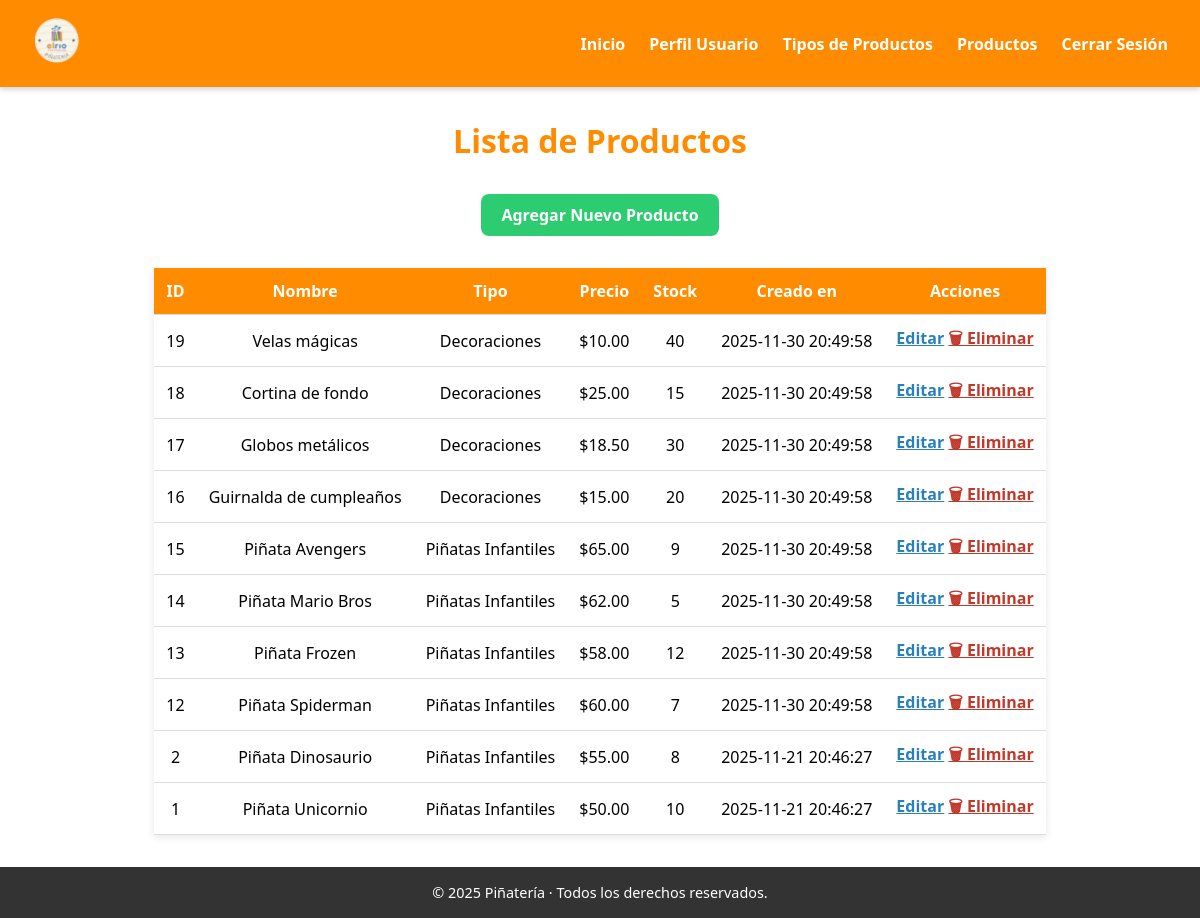
The app's page /frontend/productos/index.php (signed in) with its own data.
### tables this page shows
CREATE TABLE `productos` (
  `id` int(11) NOT NULL,
  `nombre` varchar(100) NOT NULL,
  `descripcion` text DEFAULT NULL,
  `precio` decimal(10,2) NOT NULL DEFAULT 0.00,
  `tipo_id` int(11) NOT NULL,
  `stock` int(11) DEFAULT 0,
  `creado_en` timestamp NOT NULL DEFAULT current_timestamp()
);

CREATE TABLE `tipos_productos` (
  `id` int(11) NOT NULL,
  `nombre` varchar(100) NOT NULL,
  `descripcion` text DEFAULT NULL,
  `creado_en` timestamp NOT NULL DEFAULT current_timestamp()
);

### frontend/productos/index.php (the view, shortened to what this page needs)
<?php
include '../../config/conexion.php';
$sql = "SELECT p.*, t.nombre AS tipo_nombre
        FROM productos p
        INNER JOIN tipos_productos t ON p.tipo_id = t.id
        ORDER BY p.id DESC";
$stmt = $conexion->prepare($sql);
$stmt->execute();
$resultado = $stmt->fetchAll(PDO::FETCH_ASSOC);
?>
<!DOCTYPE html>
<html lang="es">
<head>
    <link rel="stylesheet" href="../../assets/css/productos/produindex.css">
</head>
<body>
    <header>
        <div class="logo">
            <img src="../../assets/img/logo.png" alt="Logo Piñatería" />
        </div>
        <nav>
            <ul>
                <li><a href="../../index.php">Inicio</a></li>
                <li><a href="../usuarios/dashboard.php">Perfil Usuario</a></li>
                <li><a href="../tipos_productos/index.php">Tipos de Productos</a></li>
                <li><a href="../productos/index.php">Productos</a></li>
                <li><a href="../usuarios/logout.php">Cerrar Sesión</a></li>
            </ul>
        </nav>
    </header>
    <main>
        <h1>Lista de Productos</h1>
        <a href="agregar.php" class="btn-agregar">Agregar Nuevo Producto</a>
        <table class="tabla-productos">
            <thead>
                <tr>
                    <th>ID</th>
                    <th>Nombre</th>
                    <th>Tipo</th>
                    <th>Precio</th>
                    <th>Stock</th>
                    <th>Creado en</th>
                    <th>Acciones</th>
                </tr>
            </thead>
            <tbody>
                <?php foreach($resultado as $p): ?>
                    <tr>
                        <td><?= $p['id'] ?></td>
                        <td><?= htmlspecialchars($p['nombre']) ?></td>
                        <td><?= htmlspecialchars($p['tipo_nombre']) ?></td>
                        <td>$<?= number_format($p['precio'], 2) ?></td>
                        <td><?= $p['stock'] ?></td>
                        <td><?= $p['creado_en'] ?></td>
                        <td>
                            <a href="editar.php?id=<?= $p['id'] ?>" class="editar">Editar</a>
                            <a href="../../backend/productos/eliminar.php?id=<?= $p['id'] ?>"
                               class="eliminar"
                               onclick="return confirm('¿Seguro que deseas eliminar este producto?')">🗑 Eliminar</a>
                        </td>
                    </tr>
                <?php endforeach; ?>
            </tbody>
        </table>
    </main>
    <footer>
        <p>&copy; <?= date('Y') ?> Piñatería · Todos los derechos reservados.</p>
    </footer>
</body>
</html>

### assets/css/productos/produindex.css (style rules this page uses)
* { margin: 0; padding: 0; box-sizing: border-box; font-family: 'Segoe UI', Tahoma, Geneva, Verdana, sans-serif; }
html, body { height: 100%; }
body { display: flex; flex-direction: column; min-height: 100vh; }
header { background-color: #ff8c00; color: #fff; padding: 1rem 2rem; display: flex; align-items: center; justify-content: space-between; box-shadow: 0 2px 6px rgba(0,0,0,0.2); }
header .logo img { height: 50px; }
nav ul { list-style: none; display: flex; gap: 1.5rem; }
nav ul li a { color: #fff; text-decoration: none; font-weight: bold; transition: color 0.3s ease; }
main { flex: 1; padding: 2rem; max-width: 1100px; margin: 0 auto; text-align: center; }
h1 { color: #ff8c00; margin-bottom: 2rem; }
.btn-agregar { display: inline-block; margin-bottom: 1rem; background: #2ecc71; padding: 10px 20px; border-radius: 8px; text-decoration: none; color: white; font-weight: bold; transition: background 0.3s; }
.tabla-productos { width: 100%; border-collapse: collapse; margin-top: 1rem; background: white; box-shadow: 0 2px 8px rgba(0,0,0,0.1); }
.tabla-productos th, .tabla-productos td { padding: 12px; text-align: center; border-bottom: 1px solid #ddd; }
.tabla-productos th { background: #ff8c00; color: white; }
.editar { color: #2980b9; font-weight: bold; }
.eliminar { color: #c0392b; font-weight: bold; }
footer { background-color: #333; color: #fff; padding: 1rem 2rem; text-align: center; font-size: 0.9rem; }

### records on screen
productos: id "19", nombre "Velas mágicas", tipo.nombre "Decoraciones", precio "10.00", stock "40", creado_en "2025-11-30 20:49:58"
productos: id "18", nombre "Cortina de fondo", tipo.nombre "Decoraciones", precio "25.00", stock "15", creado_en "2025-11-30 20:49:58"
productos: id "17", nombre "Globos metálicos", tipo.nombre "Decoraciones", precio "18.50", stock "30", creado_en "2025-11-30 20:49:58"
productos: id "16", nombre "Guirnalda de cumpleaños", tipo.nombre "Decoraciones", precio "15.00", stock "20", creado_en "2025-11-30 20:49:58"
productos: id "15", nombre "Piñata Avengers", tipo.nombre "Piñatas Infantiles", precio "65.00", stock "9", creado_en "2025-11-30 20:49:58"
productos: id "14", nombre "Piñata Mario Bros", tipo.nombre "Piñatas Infantiles", precio "62.00", stock "5", creado_en "2025-11-30 20:49:58"
productos: id "13", nombre "Piñata Frozen", tipo.nombre "Piñatas Infantiles", precio "58.00", stock "12", creado_en "2025-11-30 20:49:58"
productos: id "12", nombre "Piñata Spiderman", tipo.nombre "Piñatas Infantiles", precio "60.00", stock "7", creado_en "2025-11-30 20:49:58"
productos: id "2", nombre "Piñata Dinosaurio", tipo.nombre "Piñatas Infantiles", precio "55.00", stock "8", creado_en "2025-11-21 20:46:27"
productos: id "1", nombre "Piñata Unicornio", tipo.nombre "Piñatas Infantiles", precio "50.00", stock "10", creado_en "2025-11-21 20:46:27"
